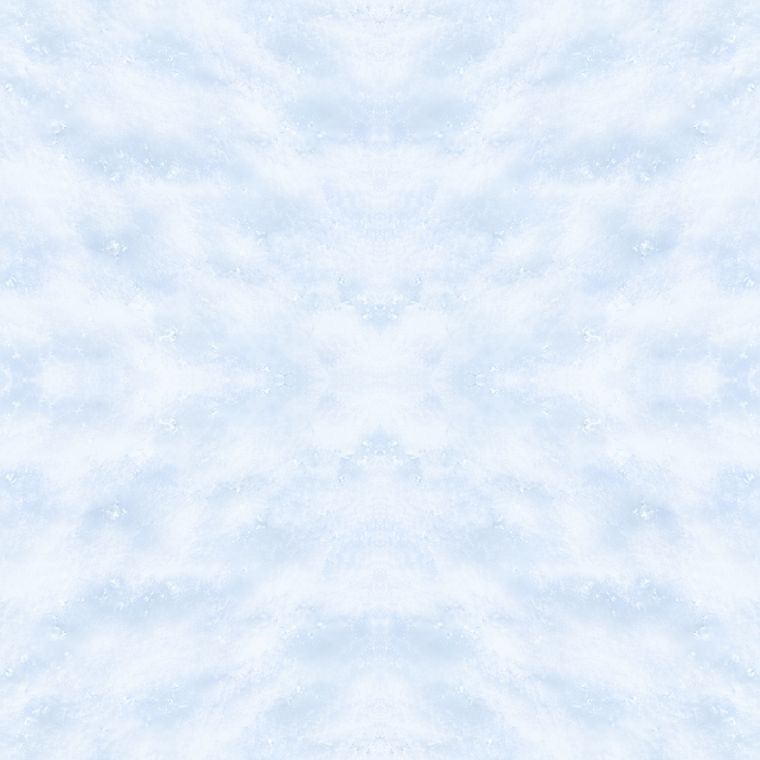
#> input picture assets/ground.png, 1520 x 1520 px (shown at 1/2 size); its folder holds only this picture in this run
$ python optimize.py ../assets/ground.png
#> lines starting #> are read from the running program, lines starting #| are printed output that depends on the picture; pictures that were not available may be replaced by others from this repository, and a replacement may not be noted
"""ゲーム用の軽い画像を作る。assets/sprites/*.png（原本）→ img/<名前>.webp

  python tools/optimize.py            … 全部
  python tools/optimize.py --grounds  … 村ごとの地面だけ

- キャラ・設備などの透明PNG … 長辺 256px（ボス白クマは 384px）の WebP
- 地面 assets/ground.png … 256px の WebP（タイルとして敷き詰める）
- 村ごとの地面 assets/grounds/*.png … つなぎ目の出ない 512px のタイル img/ground_<名前>.webp
- アプリアイコン … img/icon-192.png, img/icon-512.png
"""
import sys
from pathlib import Path

import numpy as np
from PIL import Image

ROOT = Path(__file__).resolve().parent.parent
SRC, DST = ROOT / "assets", ROOT / "img"
MIRROR = {"throne_ice"}   # 格子の床（assets/grounds/ に1マス分だけ切り出して置く）
BIG = {"bear_boss": 384, "brute": 320, "grill_on": 320, "grill_off": 320, "counter": 320, "tent": 320, "igloo": 320}


def main() -> None:
    DST.mkdir(exist_ok=True)
    n = 0
    only_grounds = "--grounds" in sys.argv
    for src in ([] if only_grounds else sorted((SRC / "sprites").glob("*.png"))):
        im = Image.open(src).convert("RGBA")
        size = BIG.get(src.stem, BIG.get(src.stem.rsplit("_", 1)[0], 256))   # 村ごとの絵（grill_on_lake など）も元と同じ大きさ
        im.thumbnail((size, size), Image.LANCZOS)
        im.save(DST / f"{src.stem}.webp", "WEBP", quality=88, method=6)
        n += 1
    ground = SRC / "ground.png"
    if ground.exists() and not only_grounds:
        im = Image.open(ground).convert("RGB")
#> im is the input picture: PIL image 1520x1520 RGB; mean R, G, B 226.8, 237.9, 250.1
        im.thumbnail((512, 512), Image.LANCZOS)
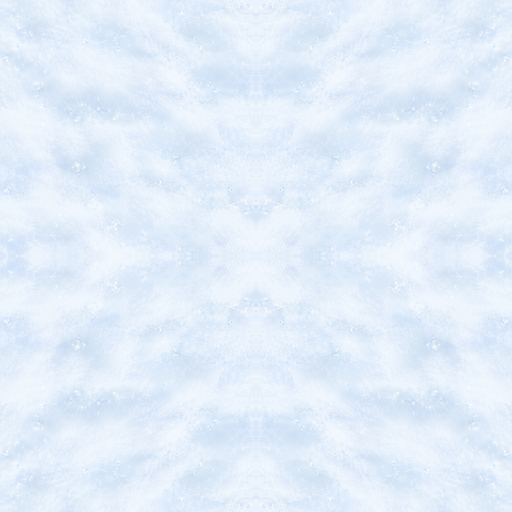
#> im: PIL image 512x512 RGB; mean R, G, B 226.8, 237.9, 250.1
        im.save(DST / "ground.webp", "WEBP", quality=80, method=6)
        n += 1
    # 村ごとの地面 assets/grounds/*.png … 半分ずらした絵と、ふちに向かってなめらかに混ぜて、つなぎ目の出ないタイルにする
    #（反転してつなぐと、岩などの模様が左右対称に並んで見えてしまうため）
    for src in sorted((SRC / "grounds").glob("*.png")):
        if src.stem in MIRROR:   # 床のタイルのような格子の模様は、ずらして混ぜると格子がにじむので、反転してつなぐ
            t = Image.open(src).convert("RGB").resize((256, 256), Image.LANCZOS)
            tile = Image.new("RGB", (512, 512))
            tile.paste(t, (0, 0)); tile.paste(t.transpose(Image.FLIP_LEFT_RIGHT), (256, 0))
            tile.paste(t.transpose(Image.FLIP_TOP_BOTTOM), (0, 256)); tile.paste(t.transpose(Image.ROTATE_180), (256, 256))
            tile.save(DST / f"ground_{src.stem}.webp", "WEBP", quality=80, method=6)
            n += 1
            continue
        t = Image.open(src).convert("RGB").resize((512, 512), Image.LANCZOS)
        out = np.asarray(t, dtype=np.float32)
        d = np.abs(np.linspace(-1, 1, 512))                  # まんなか 0 → ふち 1
        w = np.clip((0.9 - d) / 0.5, 0, 1)
        w = w * w * (3 - 2 * w)
        for axis in (1, 0):                                   # 左右 → 上下の順に（同時にやると角でずれが出る）
            rolled = np.roll(out, 256, axis=axis)
            k = (w[None, :, None] if axis == 1 else w[:, None, None])
            out = out * k + rolled * (1 - k)
        Image.fromarray(out.astype(np.uint8)).save(DST / f"ground_{src.stem}.webp", "WEBP", quality=80, method=6)
        n += 1
    hero = SRC / "sprites" / "hero_idle.png"
    if hero.exists() and not only_grounds:
        h = Image.open(hero).convert("RGBA")
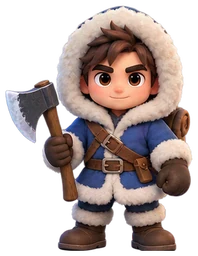
#> input picture img/hero_idle.webp, 198 x 256 px, given in place of hero_idle.png, which was not available
#> h is the input picture: PIL image 198x256 RGBA; mean R, G, B, A 91.5, 76.7, 73.6, 142.3
        for size in (192, 512):
            icon = Image.new("RGBA", (size, size), (90, 169, 230, 255))
            c = h.copy()
            c.thumbnail((int(size * 0.86),) * 2, Image.LANCZOS)
            icon.alpha_composite(c, ((size - c.width) // 2, (size - c.height) // 2))
            icon.save(DST / f"icon-{size}.png", optimize=True)
#> this loop made 2 passes
#> pass 1, in main, `icon = Image.new("RGBA", (size, size), (90, 169, 230, 255))`:
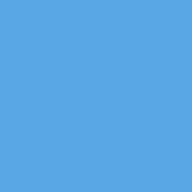
#> icon: PIL image 192x192 RGBA; mean R, G, B, A 90, 169, 230, 255
#> pass 1, in main, `icon.save(DST / f"icon-{size}.png", optimize=True)`:
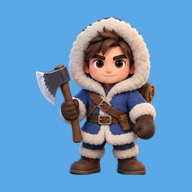
#> saved as icon-192.png: PIL image 192x192 RGBA; mean R, G, B, A 103.9, 149.9, 189.6, 255
#> pass 2, in main, `icon.save(DST / f"icon-{size}.png", optimize=True)`:
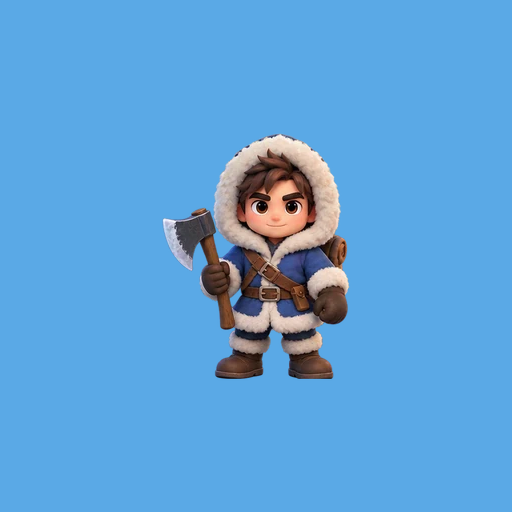
#> saved as icon-512.png: PIL image 512x512 RGBA; mean R, G, B, A 94.7, 162.6, 216.4, 255
    print(f"{n} images -> img/")


if __name__ == "__main__":
    main()
